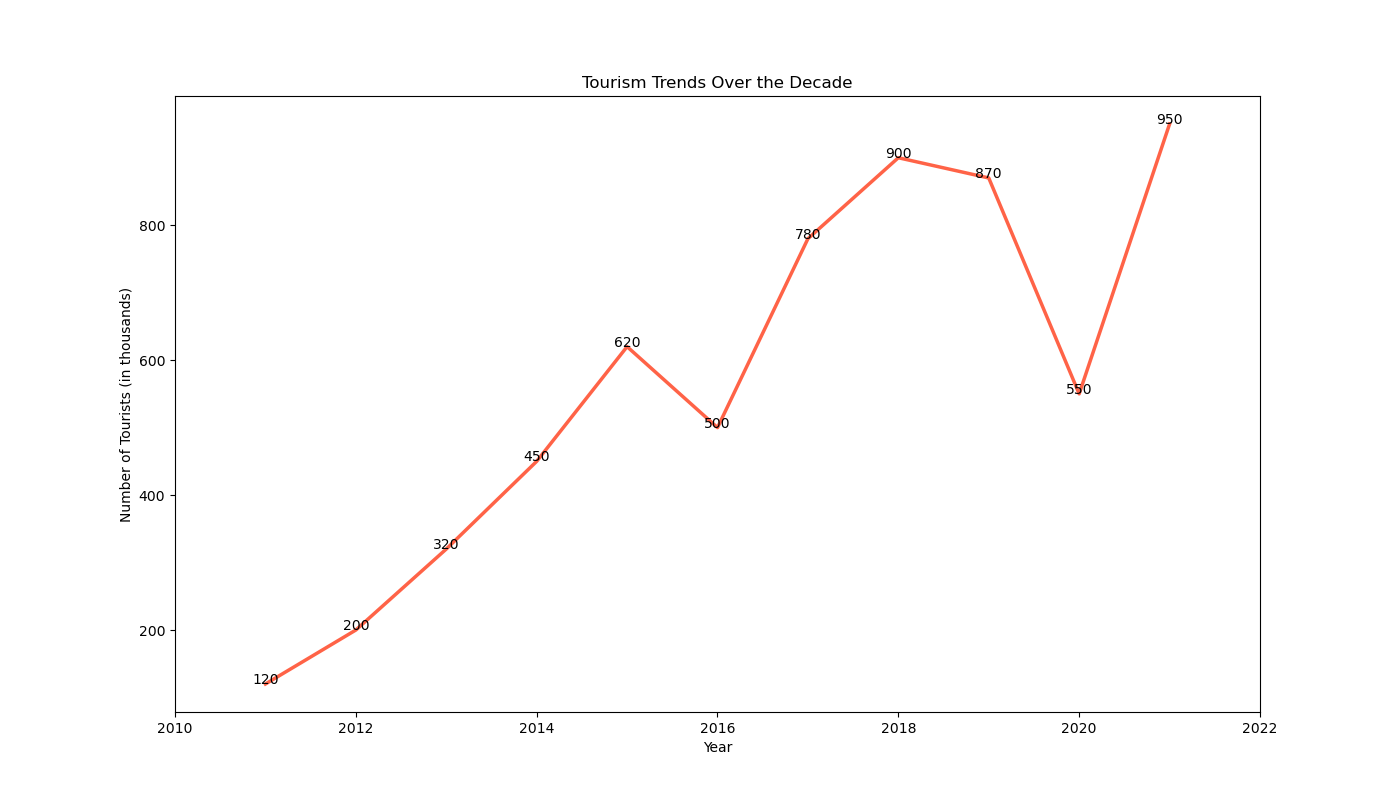

This figure's Python source:

import pandas as pd
import seaborn as sns
import matplotlib.pyplot as plt

# Prepare the data
data = {
    'Year': [2011, 2012, 2013, 2014, 2015, 2016, 2017, 2018, 2019, 2020, 2021],
    'Number of Tourists': [120, 200, 320, 450, 620, 500, 780, 900, 870, 550, 950]
}

df = pd.DataFrame(data)

# Initialize the matplotlib figure
f, ax = plt.subplots(figsize=(14, 8))

# Plot the data
sns.lineplot(data=df, x='Year', y='Number of Tourists', color='#ff6347', linewidth=2.5)

# Customizing the axes and ticks
ax.set(xlim=(2010, 2022), xlabel='Year', ylabel='Number of Tourists (in thousands)')
ax.set_title('Tourism Trends Over the Decade')

# Annotations
for x, y in zip(df['Year'], df['Number of Tourists']):
    ax.text(x, y, f'{y}', color='black', ha="center")

# Show the plot
plt.show()
